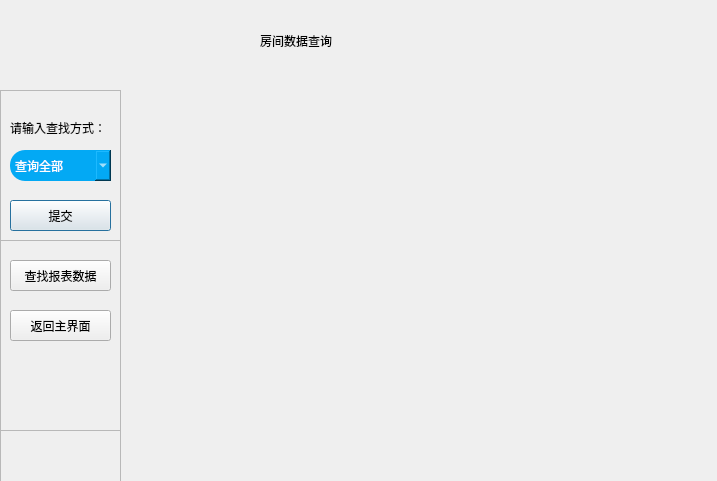
<?xml version="1.0" encoding="UTF-8"?>
<ui version="4.0">
 <class>RoomData</class>
 <widget class="QDialog" name="RoomData">
  <property name="geometry">
   <rect>
    <x>0</x>
    <y>0</y>
    <width>717</width>
    <height>481</height>
   </rect>
  </property>
  <property name="windowTitle">
   <string>房间数据查询</string>
  </property>
  <widget class="QLabel" name="title">
   <property name="geometry">
    <rect>
     <x>260</x>
     <y>10</y>
     <width>181</width>
     <height>61</height>
    </rect>
   </property>
   <property name="styleSheet">
    <string notr="true">font: 9pt &quot;楷体&quot;;
font: 22pt &quot;AcadEref&quot;;</string>
   </property>
   <property name="text">
    <string>房间数据查询</string>
   </property>
  </widget>
  <widget class="QFrame" name="frame_2">
   <property name="geometry">
    <rect>
     <x>0</x>
     <y>90</y>
     <width>121</width>
     <height>421</height>
    </rect>
   </property>
   <property name="frameShape">
    <enum>QFrame::StyledPanel</enum>
   </property>
   <property name="frameShadow">
    <enum>QFrame::Raised</enum>
   </property>
   <widget class="QLabel" name="hit">
    <property name="geometry">
     <rect>
      <x>10</x>
      <y>30</y>
      <width>91</width>
      <height>16</height>
     </rect>
    </property>
    <property name="styleSheet">
     <string notr="true">font: 9pt &quot;楷体&quot;;</string>
    </property>
    <property name="text">
     <string>请输入查找方式：</string>
    </property>
   </widget>
   <widget class="QComboBox" name="find">
    <property name="geometry">
     <rect>
      <x>10</x>
      <y>60</y>
      <width>101</width>
      <height>31</height>
     </rect>
    </property>
    <property name="styleSheet">
     <string notr="true">background:#03a9f4;
color:#fff;
border-radius:15px;</string>
    </property>
    <item>
     <property name="text">
      <string>查询全部</string>
     </property>
    </item>
    <item>
     <property name="text">
      <string>根据房号</string>
     </property>
    </item>
    <item>
     <property name="text">
      <string>根据折扣</string>
     </property>
    </item>
    <item>
     <property name="text">
      <string>根据房间类型</string>
     </property>
    </item>
    <item>
     <property name="text">
      <string>根据房间价格</string>
     </property>
    </item>
    <item>
     <property name="text">
      <string>根据房间状态</string>
     </property>
    </item>
   </widget>
   <widget class="QPushButton" name="submit">
    <property name="geometry">
     <rect>
      <x>10</x>
      <y>110</y>
      <width>101</width>
      <height>31</height>
     </rect>
    </property>
    <property name="styleSheet">
     <string notr="true">QPushButton{
background:#03a9f4;
color:#fff;
border-radius:15px;
};
</string>
    </property>
    <property name="text">
     <string>提交</string>
    </property>
   </widget>
   <widget class="QFrame" name="frame">
    <property name="geometry">
     <rect>
      <x>0</x>
      <y>150</y>
      <width>121</width>
      <height>191</height>
     </rect>
    </property>
    <property name="frameShape">
     <enum>QFrame::StyledPanel</enum>
    </property>
    <property name="frameShadow">
     <enum>QFrame::Raised</enum>
    </property>
    <widget class="QPushButton" name="returnMain">
     <property name="geometry">
      <rect>
       <x>10</x>
       <y>70</y>
       <width>101</width>
       <height>31</height>
      </rect>
     </property>
     <property name="styleSheet">
      <string notr="true">QPushButton{
background:#03a9f4;
color:#fff;
border-radius:15px;
};
</string>
     </property>
     <property name="text">
      <string>返回主界面</string>
     </property>
    </widget>
    <widget class="QPushButton" name="selectReport">
     <property name="geometry">
      <rect>
       <x>10</x>
       <y>20</y>
       <width>101</width>
       <height>31</height>
      </rect>
     </property>
     <property name="styleSheet">
      <string notr="true">QPushButton{
background:#03a9f4;
color:#fff;
border-radius:15px;
};
</string>
     </property>
     <property name="text">
      <string>查找报表数据</string>
     </property>
    </widget>
   </widget>
  </widget>
 </widget>
 <resources/>
 <connections/>
</ui>
